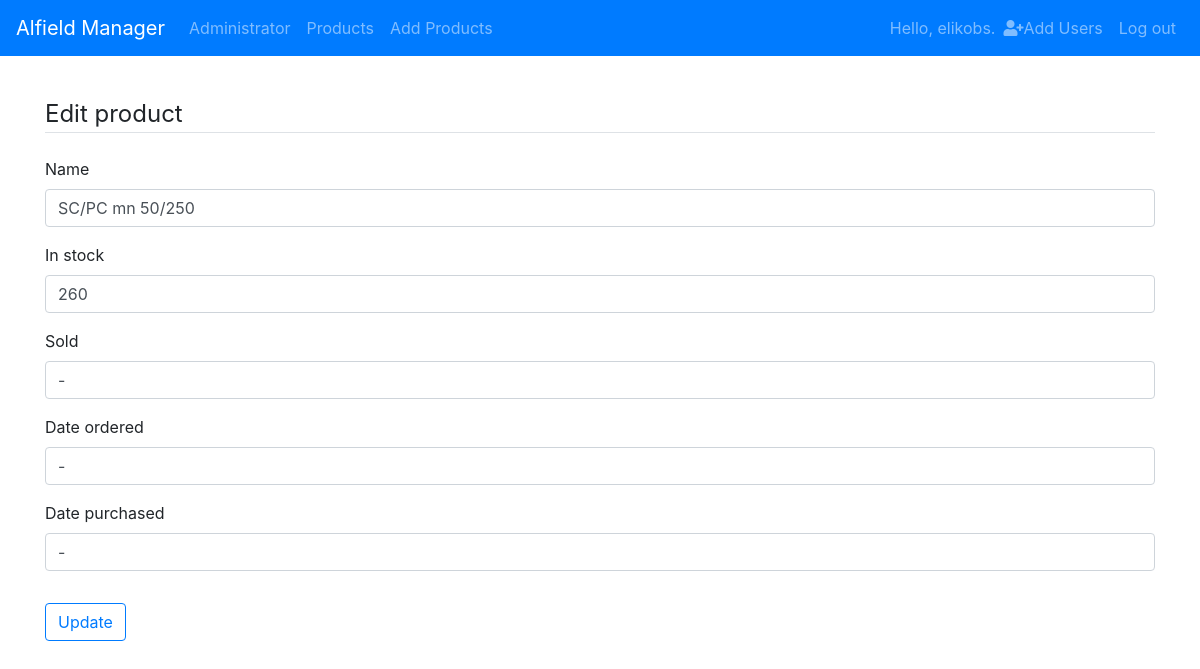
Page /products/132/update/ (signed in) on the committed database.
### alfieldmanager/models.py (models this page shows, shortened)
class Product(models.Model):
    name = models.CharField(max_length=200)
    sold = models.CharField(max_length=200)
    date_added = models.DateTimeField(default=timezone.now)
    in_stock = models.IntegerField(null=False)
    date_ordered = models.CharField(max_length=200)
    date_purchased = models.CharField(max_length=200)

### alfieldmanager/views.py (the view, shortened to what this page needs)
# urls.py: path('products/<int:pk>/update/',ProductUpdateView.as_view(),name='product_update'),
class ProductUpdateView(LoginRequiredMixin,UpdateView):
    model = Product
    form_class = ProductForm
    template_name_suffix = '_update_form'

### alfieldmanager/forms.py
class ProductForm(forms.ModelForm):
    class Meta:
        model = Product
        fields = ['name','in_stock','sold','date_ordered','date_purchased']

### alfieldmanager/templates/alfieldmanager/product_update_form.html (shortened to what this page needs)
{% extends "alfieldmanager/base.html" %} {% load bootstrap4 %} {% block content %}
<div class="content-section">
    <form method="POST">
        <fieldset class="form-group">
            <legend class="border-bottom mb-4">Edit product</legend>
            {% bootstrap_form form %}
        </fieldset>
        <div class="form-group">
            <button class="btn btn-outline-primary" type="submit">Update</button>
        </div>
    </form>
</div>
{% endblock content %}

### alfieldmanager/templates/alfieldmanager/base.html (shortened to what this page needs)
{% load bootstrap4 %}
<!DOCTYPE html>
<html lang="en">
<head>
    <link rel="stylesheet" href="https://cdnjs.cloudflare.com/ajax/libs/font-awesome/5.15.1/css/all.min.css" />
    {% bootstrap_css %} {% bootstrap_javascript jquery='full' %}
</head>
<body>
    <nav class="navbar sticky-top navbar-expand-md navbar-dark bg-primary mb-4">
        <a class="navbar-brand" href="{% url 'index'%}">
        Alfield Manager</a>
        <div class="collapse navbar-collapse" id="navbarCollapse">
            <ul class="navbar-nav mr-auto">
                {% if user.is_authenticated and request.user.is_superuser %}
                <li class="nav-item">
                    <a class="nav-link " href="{% url 'administrator' %} ">
                    Administrator</a>
                </li>
                {% endif %} {% if user.is_authenticated %}
                <li class="nav-item">
                    <a class="nav-link" href="{% url 'product' %}">
              Products</a></li>
                <li class="nav-item">
                    <a class="nav-link" href="{% url 'add_product' %}">
              Add Products</a></li>
                {% endif %}
            </ul>
            <ul class="navbar-nav ml-auto">
                {% if user.is_authenticated %}
                <li class="nav-item ">
                    <span class="navbar-text">Hello, {{ user.username }}.</span>
                </li>
                {% endif %} {% if user.is_authenticated and request.user.is_superuser %}
                <li class="nav-item">
                    <a class="nav-link " href="{% url 'register' %} "><i class="fas fa-user-plus"></i>Add Users</a>
                </li>
                {% endif %} {% if user.is_authenticated %}
                <li class="nav-item ">
                    <a class="nav-link " href="{% url 'logout' %} ">Log out</a>
                </li>
                {% endif %}
            </ul>
        </div>
    </nav>
    <main role="main " class="container ">
        <div class="pb-2 mb-2">
        </div>
        <div>
            {% block content %}{% endblock content %}
        </div>
    </main>
</body>
</html>

### rows in the picture
Product: name "SC/PC mn 50/250", in_stock "260", sold "-", date_ordered "-", date_purchased "-"

### other values in the picture
{{ user.username }} "elikobs"
